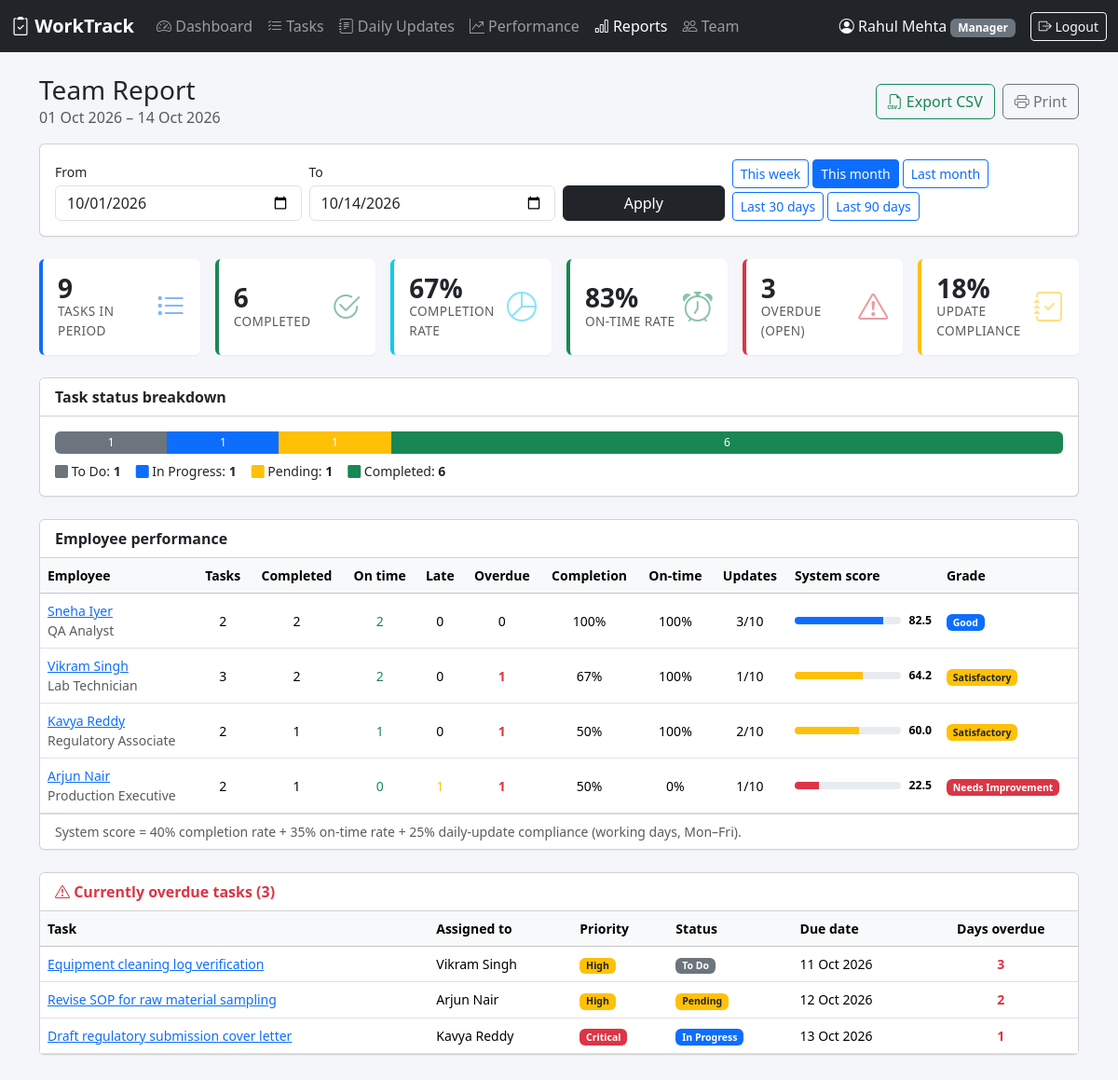
/index.php?page=reports (signed in), run on the app's committed database.
### tables this page shows
CREATE TABLE users (
    id            INT UNSIGNED AUTO_INCREMENT PRIMARY KEY,
    name          VARCHAR(100)  NOT NULL,
    email         VARCHAR(150)  NOT NULL UNIQUE,
    password_hash VARCHAR(255)  NOT NULL,
    role          ENUM('manager', 'employee') NOT NULL DEFAULT 'employee',
    designation   VARCHAR(100)  NULL,
    manager_id    INT UNSIGNED  NULL,
    is_active     TINYINT(1)    NOT NULL DEFAULT 1,
    created_at    TIMESTAMP     NOT NULL DEFAULT CURRENT_TIMESTAMP,
    CONSTRAINT fk_users_manager FOREIGN KEY (manager_id) REFERENCES users (id) ON DELETE SET NULL,
    INDEX idx_users_manager (manager_id)
);

CREATE TABLE tasks (
    id           INT UNSIGNED AUTO_INCREMENT PRIMARY KEY,
    title        VARCHAR(200) NOT NULL,
    description  TEXT         NULL,
    assigned_to  INT UNSIGNED NOT NULL,
    assigned_by  INT UNSIGNED NOT NULL,
    priority     ENUM('low', 'medium', 'high', 'critical') NOT NULL DEFAULT 'medium',
    status       ENUM('todo', 'in_progress', 'pending', 'completed') NOT NULL DEFAULT 'todo',
    start_date   DATE         NULL,
    due_date     DATE         NOT NULL,
    completed_at DATETIME     NULL,
    created_at   TIMESTAMP    NOT NULL DEFAULT CURRENT_TIMESTAMP,
    updated_at   TIMESTAMP    NOT NULL DEFAULT CURRENT_TIMESTAMP ON UPDATE CURRENT_TIMESTAMP,
    CONSTRAINT fk_tasks_assigned_to FOREIGN KEY (assigned_to) REFERENCES users (id) ON DELETE CASCADE,
    CONSTRAINT fk_tasks_assigned_by FOREIGN KEY (assigned_by) REFERENCES users (id) ON DELETE CASCADE,
    INDEX idx_tasks_assignee_status (assigned_to, status),
    INDEX idx_tasks_due_date (due_date)
);

### app/pages/reports.php (the view, shortened to what the rows shown need)
<?php
$user = require_manager();
$me = (int) $user['id'];
$today = today();
[$from, $to] = period_input();
$team = team_members($me);
$rows = [];
foreach ($team as $member) {
    $rows[] = ['employee' => $member] + performance_metrics((int) $member['id'], $from, $to);
}
usort($rows, fn($a, $b) => $b['system_score'] <=> $a['system_score']);
$stmt = db()->prepare(
    "SELECT t.id, t.title, t.status, t.priority, t.due_date, u.name AS assignee, DATEDIFF(?, t.due_date) AS days_overdue
     FROM tasks t JOIN users u ON u.id = t.assigned_to
     WHERE u.manager_id = ? AND t.status <> 'completed' AND t.due_date < ?
     ORDER BY t.due_date"
);
$stmt->execute([$today, $me, $today]);
$overdue = $stmt->fetchAll();
render_header('Reports');
?>
<div class="d-flex justify-content-between align-items-center mb-3 flex-wrap gap-2">
    <div>
        <h1 class="h3 mb-0">Team Report</h1>
    </div>
</div>
<div class="card mb-4">
    <div class="table-responsive">
        <table class="table table-hover mb-0 small">
            <thead class="table-light">
            <tr>
                <th>Employee</th><th class="text-center">Tasks</th><th class="text-center">Completed</th>
                <th class="text-center">On time</th><th class="text-center">Late</th><th class="text-center">Overdue</th>
                <th class="text-center">Completion</th><th class="text-center">On-time</th><th class="text-center">Updates</th>
                <th style="min-width: 150px">System score</th><th>Grade</th>
            </tr>
            </thead>
            <tbody>
            <?php foreach ($rows as $r): ?>
                <tr>
                    <td><a href="<?= url('performance', ['employee' => $r['employee']['id'], 'from' => $from, 'to' => $to]) ?>"><?= e($r['employee']['name']) ?></a>
                        <div class="text-muted"><?= e($r['employee']['designation']) ?></div></td>
                    <td class="text-center"><?= $r['assigned'] ?></td>
                    <td class="text-center"><?= $r['completed'] ?></td>
                    <td class="text-center text-success"><?= $r['on_time'] ?></td>
                    <td class="text-center <?= $r['late'] ? 'text-warning' : '' ?>"><?= $r['late'] ?></td>
                    <td class="text-center <?= $r['overdue_open'] ? 'text-danger fw-bold' : '' ?>"><?= $r['overdue_open'] ?></td>
                    <td class="text-center"><?= number_format($r['completion_rate'], 0) ?>%</td>
                    <td class="text-center"><?= number_format($r['on_time_rate'], 0) ?>%</td>
                    <td class="text-center"><?= $r['updates_submitted'] ?>/<?= $r['updates_expected'] ?></td>
                    <td><?= score_bar($r['system_score']) ?></td>
                    <td><?= grade_badge(grade_for($r['system_score'])) ?></td>
                </tr>
            <?php endforeach; ?>
            </tbody>
        </table>
    </div>
</div>
<div class="card">
    <div class="table-responsive">
        <table class="table mb-0 small">
            <thead class="table-light"><tr><th>Task</th><th>Assigned to</th><th>Priority</th><th>Status</th><th>Due date</th><th class="text-center">Days overdue</th></tr></thead>
            <tbody>
            <?php foreach ($overdue as $t): ?>
                <tr>
                    <td><a href="<?= url('task_view', ['id' => $t['id']]) ?>"><?= e($t['title']) ?></a></td>
                    <td><?= e($t['assignee']) ?></td>
                    <td><?= priority_badge($t['priority']) ?></td>
                    <td><?= status_badge($t['status']) ?></td>
                    <td><?= fmt_date($t['due_date']) ?></td>
                    <td class="text-center text-danger fw-bold"><?= (int) $t['days_overdue'] ?></td>
                </tr>
            <?php endforeach; ?>
            </tbody>
        </table>
    </div>
</div>

### app/views/header.php (shortened to what the rows shown need)
<?php
$user = current_user();
$active = $_GET['page'] ?? 'dashboard';
$nav = [
    'dashboard'   => ['Dashboard', 'speedometer2'],
    'tasks'       => ['Tasks', 'list-check'],
    'updates'     => ['Daily Updates', 'journal-text'],
    'performance' => [$user && $user['role'] === 'manager' ? 'Performance' : 'My Performance', 'graph-up-arrow'],
];
if ($user && $user['role'] === 'manager') {
    $nav['reports']   = ['Reports', 'bar-chart'];
    $nav['employees'] = ['Team', 'people'];
}
$parents = ['task_form' => 'tasks', 'task_view' => 'tasks', 'update_form' => 'updates', 'update_view' => 'updates',
            'review_form' => 'performance', 'review_view' => 'performance', 'employee_form' => 'employees'];
$active = $parents[$active] ?? $active;
?>
<!doctype html>
<html lang="en">
<head>
    <link href="https://cdn.jsdelivr.net/npm/bootstrap@5.3.3/dist/css/bootstrap.min.css" rel="stylesheet">
    <link href="https://cdn.jsdelivr.net/npm/bootstrap-icons@1.11.3/font/bootstrap-icons.min.css" rel="stylesheet">
    <link href="assets/app.css" rel="stylesheet">
</head>
<body>
<?php if ($user): ?>
<nav class="navbar navbar-expand-lg navbar-dark bg-dark mb-4 d-print-none">
    <div class="container-fluid">
        <a class="navbar-brand fw-semibold" href="<?= url('dashboard') ?>"><i class="bi bi-clipboard2-check"></i> <?= e(APP_NAME) ?></a>
        <div class="collapse navbar-collapse" id="mainNav">
            <ul class="navbar-nav me-auto">
                <?php foreach ($nav as $page => [$label, $icon]): ?>
                    <li class="nav-item">
                        <a class="nav-link <?= $active === $page ? 'active' : '' ?>" href="<?= url($page) ?>"><i class="bi bi-<?= $icon ?>"></i> <?= e($label) ?></a>
                    </li>
                <?php endforeach; ?>
            </ul>
            <div class="d-flex align-items-center gap-3 text-light">
                <span><i class="bi bi-person-circle"></i> <?= e($user['name']) ?>
                    <span class="badge bg-secondary text-capitalize"><?= e($user['role']) ?></span></span>
                <form method="post" action="<?= url('logout') ?>" class="m-0">
                    <button class="btn btn-sm btn-outline-light"><i class="bi bi-box-arrow-right"></i> Logout</button>
                </form>
            </div>
        </div>
    </div>
</nav>
<?php endif; ?>
<main class="container-xl pb-5">

### app/helpers.php (shortened to what the rows shown need)
<?php
function e(mixed $value): string
{
    return htmlspecialchars((string) $value, ENT_QUOTES, 'UTF-8');
}
function url(string $page, array $params = []): string
{
    return 'index.php?' . http_build_query(['page' => $page] + $params);
}
function render_header(string $title): void
{
    require APP_PATH . '/views/header.php';
}
function render_footer(): void
{
    require APP_PATH . '/views/footer.php';
}
function input(string $key, string $default = ''): string
{
    $value = $_POST[$key] ?? $_GET[$key] ?? $default;
    return is_string($value) ? trim($value) : $default;
}
function current_user(): ?array
{
    static $user = false;
    if ($user === false) {
        $user = null;
        if (!empty($_SESSION['user_id'])) {
            $stmt = db()->prepare('SELECT id, name, email, role, designation, manager_id FROM users WHERE id = ? AND is_active = 1');
            $stmt->execute([$_SESSION['user_id']]);
            $user = $stmt->fetch() ?: null;
        }
    }
    return $user;
}
function require_login(): array
{
    $user = current_user();
    return $user;
}
function require_manager(): array
{
    $user = require_login();
    return $user;
}
function today(): string
{
    return date('Y-m-d');
}
function valid_date(string $date): bool
{
    $d = DateTime::createFromFormat('Y-m-d', $date);
    return $d !== false && $d->format('Y-m-d') === $date;
}
function fmt_date(?string $date): string
{
    return $date ? date('d M Y', strtotime($date)) : '—';
}
function working_days(string $from, string $to): int
{
    $start = new DateTime($from);
    $end   = new DateTime($to);
    $days  = 0;
    while ($start <= $end) {
        if ((int) $start->format('N') <= 5) {
            $days++;
        }
        $start->modify('+1 day');
    }
    return $days;
}
function period_input(): array
{
    $from = input('from', date('Y-m-01'));
    $to   = input('to', today());
    $from = valid_date($from) ? $from : date('Y-m-01');
    $to   = valid_date($to) ? $to : today();
    return $from <= $to ? [$from, $to] : [$to, $from];
}
function status_badge(string $status, ?string $dueDate = null): string
{
    $classes = [
        'todo'        => 'secondary',
        'in_progress' => 'primary',
        'pending'     => 'warning text-dark',
        'completed'   => 'success',
    ];
    $html = '<span class="badge bg-' . $classes[$status] . '">' . e(TASK_STATUSES[$status]) . '</span>';
    return $html;
}
function priority_badge(string $priority): string
{
    $classes = ['low' => 'light text-dark border', 'medium' => 'info text-dark', 'high' => 'warning text-dark', 'critical' => 'danger'];
    return '<span class="badge bg-' . $classes[$priority] . '">' . e(TASK_PRIORITIES[$priority]) . '</span>';
}
function team_members(int $managerId, bool $activeOnly = true): array
{
    $sql = "SELECT id, name, email, designation, is_active FROM users
            WHERE role = 'employee' AND manager_id = ?" . ($activeOnly ? ' AND is_active = 1' : '') . '
            ORDER BY name';
    $stmt = db()->prepare($sql);
    $stmt->execute([$managerId]);
    return $stmt->fetchAll();
}

### data on the page
users: name "Rahul Mehta", role "Manager"
users: name "Sneha Iyer", designation "QA Analyst"
users: name "Vikram Singh", designation "Lab Technician"
users: name "Kavya Reddy", designation "Regulatory Associate"
users: name "Arjun Nair", designation "Production Executive"
tasks: title "Equipment cleaning log verification", assigned_to.name "Vikram Singh", priority "High", status "To Do", due_date "11 Oct 2026", days_overdue "3"
tasks: title "Revise SOP for raw material sampling", assigned_to.name "Arjun Nair", priority "High", status "Pending", due_date "12 Oct 2026", days_overdue "2"
tasks: title "Draft regulatory submission cover letter", assigned_to.name "Kavya Reddy", priority "Critical", status "In Progress", due_date "13 Oct 2026", days_overdue "1"

### other printed values
APP_NAME "WorkTrack"
$label "Dashboard"
$label "Tasks"
$label "Daily Updates"
$label "Performance"
$label "Reports"
$label "Team"
fmt_date($from) "01 Oct 2026"
fmt_date($to) "14 Oct 2026"
$label "This week"
$label "This month"
$label "Last month"
$label "Last 30 days"
$label "Last 90 days"
$value "9 6 67% 83% 3 18%"
